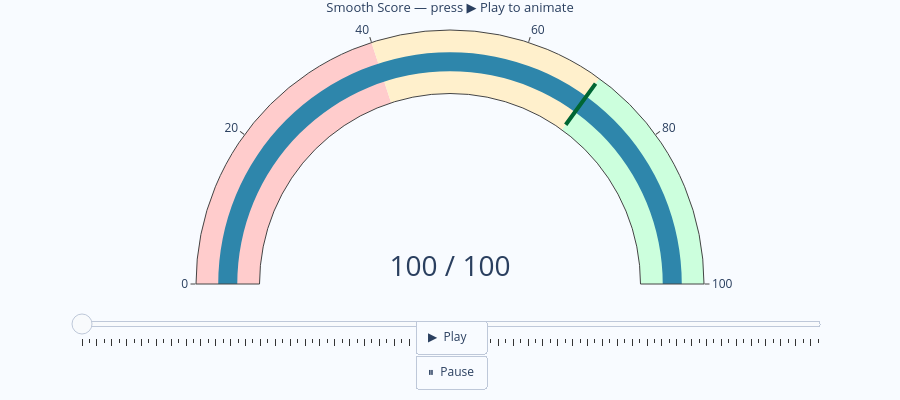

The notebook cell this image was saved under:
### Markdown cell above
## Live Gauge — Score Evolving Over the Trip

The needle updates frame-by-frame as the scooter moves through the trip.
Aggressive moments (sharp turns, sudden inputs) dip the score toward red.

### Code cell
import numpy as np
import plotly.graph_objects as go

scores     = result["smooth_score"].to_numpy()
timestamps = result["timestamp"].astype(str).str[:19].to_numpy()

n_frames = min(100, len(scores))
idx = np.linspace(0, len(scores) - 1, n_frames, dtype=int)

def _bar_color(s):
    if s >= 70: return "#2ecc71"
    if s >= 40: return "#f39c12"
    return "#e74c3c"

gauge_steps = [
    dict(range=[0,  40], color="#ffcccc"),
    dict(range=[40, 70], color="#fff0cc"),
    dict(range=[70, 100], color="#ccffdd"),
]

frames = [
    go.Frame(
        data=[go.Indicator(
            mode="gauge+number",
            value=float(scores[idx[k]]),
            number=dict(suffix=" / 100", font=dict(size=28)),
            gauge=dict(
                axis=dict(range=[0, 100]),
                bar=dict(color=_bar_color(scores[idx[k]]), thickness=0.3),
                steps=gauge_steps,
                threshold=dict(line=dict(color="#006633", width=4), thickness=0.8, value=70),
            ),
            title=dict(text=f"Smooth Score  —  {timestamps[idx[k]]}", font=dict(size=13)),
        )],
        name=str(k),
    )
    for k in range(n_frames)
]

fig = go.Figure(
    data=[go.Indicator(
        mode="gauge+number",
        value=float(scores[0]),
        number=dict(suffix=" / 100", font=dict(size=28)),
        gauge=dict(
            axis=dict(range=[0, 100]),
            bar=dict(color="#2E86AB", thickness=0.3),
            steps=gauge_steps,
            threshold=dict(line=dict(color="#006633", width=4), thickness=0.8, value=70),
        ),
        title=dict(text="Smooth Score — press ▶ Play to animate", font=dict(size=13)),
    )],
    layout=go.Layout(
        height=400,
        paper_bgcolor="#f8fbff",
        margin=dict(l=30, r=30, t=30, b=60),
        updatemenus=[dict(
            type="buttons", showactive=False, y=-0.14, x=0.5, xanchor="center",
            buttons=[
                dict(label="▶  Play",  method="animate",
                     args=[None, dict(frame=dict(duration=80, redraw=True), fromcurrent=True)]),
                dict(label="⏸  Pause", method="animate",
                     args=[[None], dict(frame=dict(duration=0), mode="immediate")]),
            ],
        )],
        sliders=[dict(
            steps=[dict(args=[[f.name], dict(frame=dict(duration=0), mode="immediate")],
                        method="animate", label="") for f in frames],
            active=0, y=-0.04, len=0.9, x=0.05, currentvalue=dict(visible=False),
        )],
    ),
    frames=frames,
)
fig.show()

### Figure 1 — Plotly figure (JSON) as saved in the notebook; plotly's stock layout.template omitted (floating-point values rounded to 4 significant figures)
{"data": [{"gauge": {"axis": {"range": [0, 100]}, "bar": {"color": "#2E86AB", "thickness": 0.3}, "steps": [{"color": "#ffcccc", "range": [0, 40]}, {"color": "#fff0cc", "range": [40, 70]}, {"color": "#ccffdd", "range": [70, 100]}], "threshold": {"line": {"color": "#006633", "width": 4}, "thickness": 0.8, "value": 70}}, "mode": "gauge+number", "number": {"font": {"size": 28}, "suffix": " / 100"}, "title": {"font": {"size": 13}, "text": "Smooth Score — press ▶ Play to animate"}, "type": "indicator", "value": 100}], "layout": {"height": 400, "margin": {"b": 60, "l": 30, "r": 30, "t": 30}, "paper_bgcolor": "#f8fbff", "sliders": [{"active": 0, "currentvalue": {"visible": false}, "len": 0.9, "steps": [{"args": [["0"], {"frame": {"duration": 0}, "mode": "immediate"}], "label": "", "method": "animate"}, {"args": [["1"], {"frame": {"duration": 0}, "mode": "immediate"}], "label": "", "method": "animate"}, {"args": [["2"], {"frame": {"duration": 0}, "mode": "immediate"}], "label": "", "method": "animate"}, {"args": [["3"], {"frame": {"duration": 0}, "mode": "immediate"}], "label": "", "method": "animate"}, {"args": [["4"], {"frame": {"duration": 0}, "mode": "immediate"}], "label": "", "method": "animate"}, {"args": [["5"], {"frame": {"duration": 0}, "mode": "immediate"}], "label": "", "method": "animate"}, {"args": [["6"], {"frame": {"duration": 0}, "mode": "immediate"}], "label": "", "method": "animate"}, {"args": [["7"], {"frame": {"duration": 0}, "mode": "immediate"}], "label": "", "method": "animate"}, {"args": [["8"], {"frame": {"duration": 0}, "mode": "immediate"}], "label": "", "method": "animate"}, {"args": [["9"], {"frame": {"duration": 0}, "mode": "immediate"}], "label": "", "method": "animate"}, {"args": [["10"], {"frame": {"duration": 0}, "mode": "immediate"}], "label": "", "method": "animate"}, {"args": [["11"], {"frame": {"duration": 0}, "mode": "immediate"}], "label": "", "method": "animate"}, {"args": [["12"], {"frame": {"duration": 0}, "mode": "immediate"}], "label": "", "method": "animate"}, {"args": [["13"], {"frame": {"duration": 0}, "mode": "immediate"}], "label": "", "method": "animate"}, {"args": [["14"], {"frame": {"duration": 0}, "mode": "immediate"}], "label": "", "method": "animate"}, {"args": [["15"], {"frame": {"duration": 0}, "mode": "immediate"}], "label": "", "method": "animate"}, {"args": [["16"], {"frame": {"duration": 0}, "mode": "immediate"}], "label": "", "method": "animate"}, {"args": [["17"], {"frame": {"duration": 0}, "mode": "immediate"}], "label": "", "method": "animate"}, {"args": [["18"], {"frame": {"duration": 0}, "mode": "immediate"}], "label": "", "method": "animate"}, {"args": [["19"], {"frame": {"duration": 0}, "mode": "immediate"}], "label": "", "method": "animate"}, {"args": [["20"], {"frame": {"duration": 0}, "mode": "immediate"}], "label": "", "method": "animate"}, {"args": [["21"], {"frame": {"duration": 0}, "mode": "immediate"}], "label": "", "method": "animate"}, {"args": [["22"], {"frame": {"duration": 0}, "mode": "immediate"}], "label": "", "method": "animate"}, {"args": [["23"], {"frame": {"duration": 0}, "mode": "immediate"}], "label": "", "method": "animate"}, {"args": [["24"], {"frame": {"duration": 0}, "mode": "immediate"}], "label": "", "method": "animate"}, {"args": [["25"], {"frame": {"duration": 0}, "mode": "immediate"}], "label": "", "method": "animate"}, {"args": [["26"], {"frame": {"duration": 0}, "mode": "immediate"}], "label": "", "method": "animate"}, {"args": [["27"], {"frame": {"duration": 0}, "mode": "immediate"}], "label": "", "method": "animate"}, {"args": [["28"], {"frame": {"duration": 0}, "mode": "immediate"}], "label": "", "method": "animate"}, {"args": [["29"], {"frame": {"duration": 0}, "mode": "immediate"}], "label": "", "method": "animate"}, {"args": [["30"], {"frame": {"duration": 0}, "mode": "immediate"}], "label": "", "method": "animate"}, {"args": [["31"], {"frame": {"duration": 0}, "mode": "immediate"}], "label": "", "method": "animate"}, {"args": [["32"], {"frame": {"duration": 0}, "mode": "immediate"}], "label": "", "method": "animate"}, {"args": [["33"], {"frame": {"duration": 0}, "mode": "immediate"}], "label": "", "method": "animate"}, {"args": [["34"], {"frame": {"duration": 0}, "mode": "immediate"}], "label": "", "method": "animate"}, {"args": [["35"], {"frame": {"duration": 0}, "mode": "immediate"}], "label": "", "method": "animate"}, {"args": [["36"], {"frame": {"duration": 0}, "mode": "immediate"}], "label": "", "method": "animate"}, {"args": [["37"], {"frame": {"duration": 0}, "mode": "immediate"}], "label": "", "method": "animate"}, {"args": [["38"], {"frame": {"duration": 0}, "mode": "immediate"}], "label": "", "method": "animate"}, {"args": [["39"], {"frame": {"duration": 0}, "mode": "immediate"}], "label": "", "method": "animate"}, {"args": [["40"], {"frame": {"duration": 0}, "mode": "immediate"}], "label": "", "method": "animate"}, {"args": [["41"], {"frame": {"duration": 0}, "mode": "immediate"}], "label": "", "method": "animate"}, {"args": [["42"], {"frame": {"duration": 0}, "mode": "immediate"}], "label": "", "method": "animate"}, {"args": [["43"], {"frame": {"duration": 0}, "mode": "immediate"}], "label": "", "method": "animate"}, {"args": [["44"], {"frame": {"duration": 0}, "mode": "immediate"}], "label": "", "method": "animate"}, {"args": [["45"], {"frame": {"duration": 0}, "mode": "immediate"}], "label": "", "method": "animate"}, {"args": [["46"], {"frame": {"duration": 0}, "mode": "immediate"}], "label": "", "method": "animate"}, {"args": [["47"], {"frame": {"duration": 0}, "mode": "immediate"}], "label": "", "method": "animate"}, {"args": [["48"], {"frame": {"duration": 0}, "mode": "immediate"}], "label": "", "method": "animate"}, {"args": [["49"], {"frame": {"duration": 0}, "mode": "immediate"}], "label": "", "method": "animate"}, {"args": [["50"], {"frame": {"duration": 0}, "mode": "immediate"}], "label": "", "method": "animate"}, {"args": [["51"], {"frame": {"duration": 0}, "mode": "immediate"}], "label": "", "method": "animate"}, {"args": [["52"], {"frame": {"duration": 0}, "mode": "immediate"}], "label": "", "method": "animate"}, {"args": [["53"], {"frame": {"duration": 0}, "mode": "immediate"}], "label": "", "method": "animate"}, {"args": [["54"], {"frame": {"duration": 0}, "mode": "immediate"}], "label": "", "method": "animate"}, {"args": [["55"], {"frame": {"duration": 0}, "mode": "immediate"}], "label": "", "method": "animate"}, {"args": [["56"], {"frame": {"duration": 0}, "mode": "immediate"}], "label": "", "method": "animate"}, {"args": [["57"], {"frame": {"duration": 0}, "mode": "immediate"}], "label": "", "method": "animate"}, {"args": [["58"], {"frame": {"duration": 0}, "mode": "immediate"}], "label": "", "method": "animate"}, {"args": [["59"], {"frame": {"duration": 0}, "mode": "immediate"}], "label": "", "method": "animate"}, {"args": [["60"], {"frame": {"duration": 0}, "mode": "immediate"}], "label": "", "method": "animate"}, {"args": [["61"], {"frame": {"duration": 0}, "mode": "immediate"}], "label": "", "method": "animate"}, {"args": [["62"], {"frame": {"duration": 0}, "mode": "immediate"}], "label": "", "method": "animate"}, {"args": [["63"], {"frame": {"duration": 0}, "mode": "immediate"}], "label": "", "method": "animate"}, {"args": [["64"], {"frame": {"duration": 0}, "mode": "immediate"}], "label": "", "method": "animate"}, {"args": [["65"], {"frame": {"duration": 0}, "mode": "immediate"}], "label": "", "method": "animate"}, {"args": [["66"], {"frame": {"duration": 0}, "mode": "immediate"}], "label": "", "method": "animate"}, {"args": [["67"], {"frame": {"duration": 0}, "mode": "immediate"}], "label": "", "method": "animate"}, {"args": [["68"], {"frame": {"duration": 0}, "mode": "immediate"}], "label": "", "method": "animate"}, {"args": [["69"], {"frame": {"duration": 0}, "mode": "immediate"}], "label": "", "method": "animate"}, {"args": [["70"], {"frame": {"duration": 0}, "mode": "immediate"}], "label": "", "method": "animate"}, {"args": [["71"], {"frame": {"duration": 0}, "mode": "immediate"}], "label": "", "method": "animate"}, {"args": [["72"], {"frame": {"duration": 0}, "mode": "immediate"}], "label": "", "method": "animate"}, {"args": [["73"], {"frame": {"duration": 0}, "mode": "immediate"}], "label": "", "method": "animate"}, {"args": [["74"], {"frame": {"duration": 0}, "mode": "immediate"}], "label": "", "method": "animate"}, {"args": [["75"], {"frame": {"duration": 0}, "mode": "immediate"}], "label": "", "method": "animate"}, {"args": [["76"], {"frame": {"duration": 0}, "mode": "immediate"}], "label": "", "method": "animate"}, {"args": [["77"], {"frame": {"duration": 0}, "mode": "immediate"}], "label": "", "method": "animate"}, {"args": [["78"], {"frame": {"duration": 0}, "mode": "immediate"}], "label": "", "method": "animate"}, {"args": [["79"], {"frame": {"duration": 0}, "mode": "immediate"}], "label": "", "method": "animate"}, {"args": [["80"], {"frame": {"duration": 0}, "mode": "immediate"}], "label": "", "method": "animate"}, {"args": [["81"], {"frame": {"duration": 0}, "mode": "immediate"}], "label": "", "method": "animate"}, {"args": [["82"], {"frame": {"duration": 0}, "mode": "immediate"}], "label": "", "method": "animate"}, {"args": [["83"], {"frame": {"duration": 0}, "mode": "immediate"}], "label": "", "method": "animate"}, {"args": [["84"], {"frame": {"duration": 0}, "mode": "immediate"}], "label": "", "method": "animate"}, {"args": [["85"], {"frame": {"duration": 0}, "mode": "immediate"}], "label": "", "method": "animate"}, {"args": [["86"], {"frame": {"duration": 0}, "mode": "immediate"}], "label": "", "method": "animate"}, {"args": [["87"], {"frame": {"duration": 0}, "mode": "immediate"}], "label": "", "method": "animate"}, {"args": [["88"], {"frame": {"duration": 0}, "mode": "immediate"}], "label": "", "method": "animate"}, {"args": [["89"], {"frame": {"duration": 0}, "mode": "immediate"}], "label": "", "method": "animate"}, {"args": [["90"], {"frame": {"duration": 0}, "mode": "immediate"}], "label": "", "method": "animate"}, {"args": [["91"], {"frame": {"duration": 0}, "mode": "immediate"}], "label": "", "method": "animate"}, {"args": [["92"], {"frame": {"duration": 0}, "mode": "immediate"}], "label": "", "method": "animate"}, {"args": [["93"], {"frame": {"duration": 0}, "mode": "immediate"}], "label": "", "method": "animate"}, {"args": [["94"], {"frame": {"duration": 0}, "mode": "immediate"}], "label": "", "method": "animate"}, {"args": [["95"], {"frame": {"duration": 0}, "mode": "immediate"}], "label": "", "method": "animate"}, {"args": [["96"], {"frame": {"duration": 0}, "mode": "immediate"}], "label": "", "method": "animate"}, {"args": [["97"], {"frame": {"duration": 0}, "mode": "immediate"}], "label": "", "method": "animate"}, {"args": [["98"], {"frame": {"duration": 0}, "mode": "immediate"}], "label": "", "method": "animate"}, {"args": [["99"], {"frame": {"duration": 0}, "mode": "immediate"}], "label": "", "method": "animate"}], "x": 0.05, "y": -0.04}], "updatemenus": [{"buttons": [{"args": [null, {"frame": {"duration": 80, "redraw": true}, "fromcurrent": true}], "label": "▶  Play", "method": "animate"}, {"args": [[null], {"frame": {"duration": 0}, "mode": "immediate"}], "label": "⏸  Pause", "method": "animate"}], "showactive": false, "type": "buttons", "x": 0.5, "xanchor": "center", "y": -0.14}]}}
